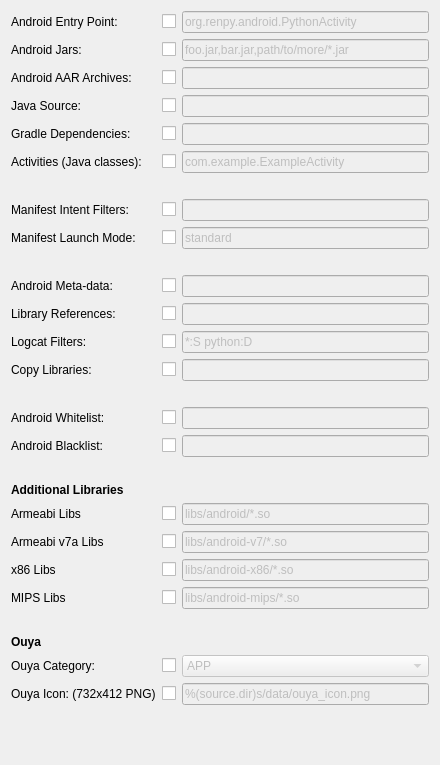
            <widget class="QWidget" name="scrollAreaWidgetContents_4">
             <property name="geometry">
              <rect>
               <x>0</x>
               <y>0</y>
               <width>440</width>
               <height>765</height>
              </rect>
             </property>
             <layout class="QVBoxLayout" name="verticalLayout_2">
              <item>
               <layout class="QGridLayout" name="gridLayout_3">
                <item row="1" column="1">
                 <widget class="QCheckBox" name="checkbox_android_add_jars">
                  <property name="text">
                   <string/>
                  </property>
                 </widget>
                </item>
                <item row="2" column="0">
                 <widget class="QLabel" name="label_28">
                  <property name="toolTip">
                   <string> # (list) Android AAR archives to add (currently works only with sdl2_gradle
    # bootstrap)</string>
                  </property>
                  <property name="text">
                   <string>Android AAR Archives:</string>
                  </property>
                 </widget>
                </item>
                <item row="2" column="1">
                 <widget class="QCheckBox" name="checkbox_android_add_aars">
                  <property name="text">
                   <string/>
                  </property>
                 </widget>
                </item>
                <item row="1" column="0">
                 <widget class="QLabel" name="label_15">
                  <property name="text">
                   <string>Android Jars:</string>
                  </property>
                 </widget>
                </item>
                <item row="1" column="2">
                 <widget class="QLineEdit" name="lineedit_android_add_jars">
                  <property name="enabled">
                   <bool>false</bool>
                  </property>
                  <property name="toolTip">
                   <string># (list) List of Java .jar files to add to the libs so that pyjnius can access
    # their classes. Don't add jars that you do not need, since extra jars can slow
    # down the build process. Allows wildcards matching, for example:
    # OUYA-ODK/libs/*.jar
    #android_add_jars: foo.jar,bar.jar,path/to/more/*.jar</string>
                  </property>
                  <property name="text">
                   <string>foo.jar,bar.jar,path/to/more/*.jar</string>
                  </property>
                 </widget>
                </item>
                <item row="2" column="2">
                 <widget class="QLineEdit" name="lineedit_android_add_aars">
                  <property name="enabled">
                   <bool>false</bool>
                  </property>
                  <property name="toolTip">
                   <string># (list) Android AAR archives to add (currently works only with sdl2_gradle
# bootstrap</string>
                  </property>
                 </widget>
                </item>
                <item row="0" column="0">
                 <widget class="QLabel" name="label_33">
                  <property name="text">
                   <string>Android Entry Point:</string>
                  </property>
                 </widget>
                </item>
                <item row="0" column="1">
                 <widget class="QCheckBox" name="checkbox_android_entrypoint">
                  <property name="text">
                   <string/>
                  </property>
                 </widget>
                </item>
                <item row="0" column="2">
                 <widget class="QLineEdit" name="lineedit_android_entrypoint">
                  <property name="enabled">
                   <bool>false</bool>
                  </property>
                  <property name="toolTip">
                   <string>(str) Android entry point, default is ok for Kivy-based app</string>
                  </property>
                  <property name="text">
                   <string>org.renpy.android.PythonActivity</string>
                  </property>
                 </widget>
                </item>
                <item row="7" column="1">
                 <widget class="QCheckBox" name="checkbox_android_manifest_intent_filters">
                  <property name="text">
                   <string/>
                  </property>
                 </widget>
                </item>
                <item row="8" column="0">
                 <widget class="QLabel" name="label_57">
                  <property name="text">
                   <string>Manifest Launch Mode:</string>
                  </property>
                 </widget>
                </item>
                <item row="4" column="1">
                 <widget class="QCheckBox" name="checkbox_android_gradle_dependencies">
                  <property name="text">
                   <string/>
                  </property>
                 </widget>
                </item>
                <item row="5" column="0">
                 <widget class="QLabel" name="label_39">
                  <property name="text">
                   <string>Activities (Java classes):</string>
                  </property>
                 </widget>
                </item>
                <item row="3" column="0">
                 <widget class="QLabel" name="label_27">
                  <property name="toolTip">
                   <string># (list) List of Java files to add to the android project (can be java or a
    # directory containing the files)</string>
                  </property>
                  <property name="text">
                   <string>Java Source:</string>
                  </property>
                 </widget>
                </item>
                <item row="3" column="1">
                 <widget class="QCheckBox" name="checkbox_android_add_java_src">
                  <property name="text">
                   <string/>
                  </property>
                 </widget>
                </item>
                <item row="7" column="0">
                 <widget class="QLabel" name="label_56">
                  <property name="text">
                   <string>Manifest Intent Filters:</string>
                  </property>
                 </widget>
                </item>
                <item row="7" column="2">
                 <widget class="QLineEdit" name="lineedit_android_manifest_intent_filters">
                  <property name="enabled">
                   <bool>false</bool>
                  </property>
                  <property name="toolTip">
                   <string># (str) XML file to include as an intent filters in &lt;activity&gt; tag</string>
                  </property>
                 </widget>
                </item>
                <item row="4" column="0">
                 <widget class="QLabel" name="label_38">
                  <property name="text">
                   <string>Gradle Dependencies:</string>
                  </property>
                 </widget>
                </item>
                <item row="3" column="2">
                 <widget class="QLineEdit" name="lineedit_android_add_java_src">
                  <property name="enabled">
                   <bool>false</bool>
                  </property>
                  <property name="toolTip">
                   <string># (list) List of Java files to add to the android project (can be java or a
# directory containing the files)</string>
                  </property>
                 </widget>
                </item>
                <item row="4" column="2">
                 <widget class="QLineEdit" name="lineedit_android_gradle_dependencies">
                  <property name="enabled">
                   <bool>false</bool>
                  </property>
                  <property name="toolTip">
                   <string>(list) Gradle dependencies to add (currently works only with sdl2_gradle # bootstrap)</string>
                  </property>
                  <property name="text">
                   <string/>
                  </property>
                 </widget>
                </item>
                <item row="5" column="1">
                 <widget class="QCheckBox" name="checkbox_android_add_activities">
                  <property name="text">
                   <string/>
                  </property>
                 </widget>
                </item>
                <item row="5" column="2">
                 <widget class="QLineEdit" name="lineedit_android_add_activities">
                  <property name="enabled">
                   <bool>false</bool>
                  </property>
                  <property name="toolTip">
                   <string># (list) Java classes to add as activities to the manifest.</string>
                  </property>
                  <property name="text">
                   <string>com.example.ExampleActivity</string>
                  </property>
                 </widget>
                </item>
                <item row="6" column="0">
                 <widget class="QLabel" name="label_48">
                  <property name="text">
                   <string/>
                  </property>
                 </widget>
                </item>
                <item row="22" column="0">
                 <widget class="QLabel" name="label_53">
                  <property name="text">
                   <string>MIPS Libs</string>
                  </property>
                 </widget>
                </item>
                <item row="22" column="1">
                 <widget class="QCheckBox" name="checkbox_android_add_libs_mips">
                  <property name="text">
                   <string/>
                  </property>
                 </widget>
                </item>
                <item row="20" column="0">
                 <widget class="QLabel" name="label_51">
                  <property name="text">
                   <string>Armeabi v7a Libs</string>
                  </property>
                 </widget>
                </item>
                <item row="11" column="0">
                 <widget class="QLabel" name="label_61">
                  <property name="text">
                   <string>Library References:</string>
                  </property>
                 </widget>
                </item>
                <item row="22" column="2">
                 <widget class="QLineEdit" name="lineedit_android_add_libs_mips">
                  <property name="enabled">
                   <bool>false</bool>
                  </property>
                  <property name="text">
                   <string>libs/android-mips/*.so</string>
                  </property>
                 </widget>
                </item>
                <item row="23" column="0">
                 <widget class="QLabel" name="label_49">
                  <property name="text">
                   <string/>
                  </property>
                 </widget>
                </item>
                <item row="8" column="1">
                 <widget class="QCheckBox" name="checkbox_android_manifest_launch_mode">
                  <property name="text">
                   <string/>
                  </property>
                 </widget>
                </item>
                <item row="11" column="1">
                 <widget class="QCheckBox" name="checkbox_android_library_references">
                  <property name="text">
                   <string/>
                  </property>
                 </widget>
                </item>
                <item row="10" column="2">
                 <widget class="QLineEdit" name="lineedit_android_meta_data">
                  <property name="enabled">
                   <bool>false</bool>
                  </property>
                  <property name="toolTip">
                   <string># (list) Android application meta-data to set (key=value format)</string>
                  </property>
                 </widget>
                </item>
                <item row="10" column="1">
                 <widget class="QCheckBox" name="checkbox_android_meta_data">
                  <property name="text">
                   <string/>
                  </property>
                 </widget>
                </item>
                <item row="12" column="1">
                 <widget class="QCheckBox" name="checkbox_android_logcat_filters">
                  <property name="text">
                   <string/>
                  </property>
                 </widget>
                </item>
                <item row="8" column="2">
                 <widget class="QLineEdit" name="lineedit_android_manifest_launch_mode">
                  <property name="enabled">
                   <bool>false</bool>
                  </property>
                  <property name="toolTip">
                   <string># (str) launchMode to set for the main activity</string>
                  </property>
                  <property name="text">
                   <string>standard</string>
                  </property>
                 </widget>
                </item>
                <item row="12" column="0">
                 <widget class="QLabel" name="label_60">
                  <property name="text">
                   <string>Logcat Filters:</string>
                  </property>
                 </widget>
                </item>
                <item row="13" column="1">
                 <widget class="QCheckBox" name="checkbox_android_copy_libs">
                  <property name="text">
                   <string/>
                  </property>
                 </widget>
                </item>
                <item row="18" column="0">
                 <widget class="QLabel" name="label_37">
                  <property name="font">
                   <font>
                    <weight>75</weight>
                    <bold>true</bold>
                   </font>
                  </property>
                  <property name="toolTip">
                   <string># (list) Android additionnal libraries to copy into libs/armeabi</string>
                  </property>
                  <property name="text">
                   <string>Additional Libraries</string>
                  </property>
                 </widget>
                </item>
                <item row="13" column="0">
                 <widget class="QLabel" name="label_63">
                  <property name="text">
                   <string>Copy Libraries:</string>
                  </property>
                 </widget>
                </item>
                <item row="19" column="0">
                 <widget class="QLabel" name="label_50">
                  <property name="text">
                   <string>Armeabi Libs</string>
                  </property>
                 </widget>
                </item>
                <item row="13" column="2">
                 <widget class="QLineEdit" name="lineedit_android_copy_libs">
                  <property name="enabled">
                   <bool>false</bool>
                  </property>
                  <property name="toolTip">
                   <string>(bool) Copy library instead of making a libpymodules.so</string>
                  </property>
                 </widget>
                </item>
                <item row="9" column="0">
                 <widget class="QLabel" name="label_55">
                  <property name="text">
                   <string/>
                  </property>
                 </widget>
                </item>
                <item row="14" column="0">
                 <widget class="QLabel" name="label_62">
                  <property name="text">
                   <string/>
                  </property>
                 </widget>
                </item>
                <item row="19" column="1">
                 <widget class="QCheckBox" name="checkbox_android_add_libs_armeabi">
                  <property name="text">
                   <string/>
                  </property>
                 </widget>
                </item>
                <item row="10" column="0">
                 <widget class="QLabel" name="label_59">
                  <property name="text">
                   <string>Android Meta-data:</string>
                  </property>
                 </widget>
                </item>
                <item row="20" column="1">
                 <widget class="QCheckBox" name="checkbox_android_add_libs_armeabi_v7a">
                  <property name="text">
                   <string/>
                  </property>
                 </widget>
                </item>
                <item row="20" column="2">
                 <widget class="QLineEdit" name="lineedit_android_add_libs_armeabi_v7a">
                  <property name="enabled">
                   <bool>false</bool>
                  </property>
                  <property name="text">
                   <string>libs/android-v7/*.so</string>
                  </property>
                 </widget>
                </item>
                <item row="19" column="2">
                 <widget class="QLineEdit" name="lineedit_android_add_libs_armeabi">
                  <property name="enabled">
                   <bool>false</bool>
                  </property>
                  <property name="text">
                   <string>libs/android/*.so</string>
                  </property>
                 </widget>
                </item>
                <item row="21" column="0">
                 <widget class="QLabel" name="label_52">
                  <property name="text">
                   <string>x86 Libs</string>
                  </property>
                 </widget>
                </item>
                <item row="21" column="1">
                 <widget class="QCheckBox" name="checkbox_android_add_libs_x86">
                  <property name="text">
                   <string/>
                  </property>
                 </widget>
                </item>
                <item row="12" column="2">
                 <widget class="QLineEdit" name="lineedit_android_logcat_filters">
                  <property name="enabled">
                   <bool>false</bool>
                  </property>
                  <property name="toolTip">
                   <string># (str) Android logcat filters to use</string>
                  </property>
                  <property name="text">
                   <string>*:S python:D</string>
                  </property>
                 </widget>
                </item>
                <item row="21" column="2">
                 <widget class="QLineEdit" name="lineedit_android_add_libs_x86">
                  <property name="enabled">
                   <bool>false</bool>
                  </property>
                  <property name="text">
                   <string>libs/android-x86/*.so</string>
                  </property>
                 </widget>
                </item>
                <item row="11" column="2">
                 <widget class="QLineEdit" name="lineedit_android_library_references">
                  <property name="enabled">
                   <bool>false</bool>
                  </property>
                  <property name="toolTip">
                   <string># (list) Android library project to add (will be added in the
# project.properties automatically.)</string>
                  </property>
                 </widget>
                </item>
                <item row="25" column="2">
                 <widget class="QComboBox" name="combobox_android_ouya_category">
                  <property name="enabled">
                   <bool>false</bool>
                  </property>
                  <property name="toolTip">
                   <string># (str) OUYA Console category. Should be one of GAME or APP
# If you leave this blank, OUYA support will not be enabled</string>
                  </property>
                  <item>
                   <property name="text">
                    <string>APP</string>
                   </property>
                  </item>
                  <item>
                   <property name="text">
                    <string>GAME</string>
                   </property>
                  </item>
                 </widget>
                </item>
                <item row="26" column="0">
                 <widget class="QLabel" name="label_36">
                  <property name="text">
                   <string>Ouya Icon: (732x412 PNG)</string>
                  </property>
                 </widget>
                </item>
                <item row="24" column="0">
                 <widget class="QLabel" name="label_54">
                  <property name="font">
                   <font>
                    <weight>75</weight>
                    <bold>true</bold>
                   </font>
                  </property>
                  <property name="text">
                   <string>Ouya</string>
                  </property>
                 </widget>
                </item>
                <item row="25" column="0">
                 <widget class="QLabel" name="label_35">
                  <property name="text">
                   <string>Ouya Category:</string>
                  </property>
                 </widget>
                </item>
                <item row="26" column="1">
                 <widget class="QCheckBox" name="checkbox_android_ouya_icon_filename">
                  <property name="text">
                   <string/>
                  </property>
                 </widget>
                </item>
                <item row="26" column="2">
                 <widget class="QLineEdit" name="lineedit_android_ouya_icon_filename">
                  <property name="enabled">
                   <bool>false</bool>
                  </property>
                  <property name="toolTip">
                   <string># (str) Filename of OUYA Console icon. It must be a 732x412 png image.</string>
                  </property>
                  <property name="text">
                   <string>%(source.dir)s/data/ouya_icon.png</string>
                  </property>
                 </widget>
                </item>
                <item row="27" column="2">
                 <spacer name="verticalSpacer_4">
                  <property name="orientation">
                   <enum>Qt::Vertical</enum>
                  </property>
                  <property name="sizeHint" stdset="0">
                   <size>
                    <width>20</width>
                    <height>40</height>
                   </size>
                  </property>
                 </spacer>
                </item>
                <item row="16" column="0">
                 <widget class="QLabel" name="label_68">
                  <property name="text">
                   <string>Android Blacklist:</string>
                  </property>
                 </widget>
                </item>
                <item row="15" column="0">
                 <widget class="QLabel" name="label_69">
                  <property name="text">
                   <string>Android Whitelist:</string>
                  </property>
                 </widget>
                </item>
                <item row="15" column="1">
                 <widget class="QCheckBox" name="checkbox_android_whitelist">
                  <property name="text">
                   <string/>
                  </property>
                 </widget>
                </item>
                <item row="16" column="1">
                 <widget class="QCheckBox" name="checkbox_android_blacklist">
                  <property name="text">
                   <string/>
                  </property>
                 </widget>
                </item>
                <item row="17" column="0">
                 <widget class="QLabel" name="label_70">
                  <property name="text">
                   <string/>
                  </property>
                 </widget>
                </item>
                <item row="16" column="2">
                 <widget class="QLineEdit" name="lineedit_android_blacklist">
                  <property name="enabled">
                   <bool>false</bool>
                  </property>
                  <property name="toolTip">
                   <string>blacklist file</string>
                  </property>
                 </widget>
                </item>
                <item row="15" column="2">
                 <widget class="QLineEdit" name="lineedit_android_whitelist">
                  <property name="enabled">
                   <bool>false</bool>
                  </property>
                  <property name="toolTip">
                   <string>(list) Pattern to whitelist for the whole project</string>
                  </property>
                 </widget>
                </item>
                <item row="25" column="1">
                 <widget class="QCheckBox" name="checkbox_android_ouya_category">
                  <property name="text">
                   <string/>
                  </property>
                 </widget>
                </item>
               </layout>
              </item>
             </layout>
            </widget>
